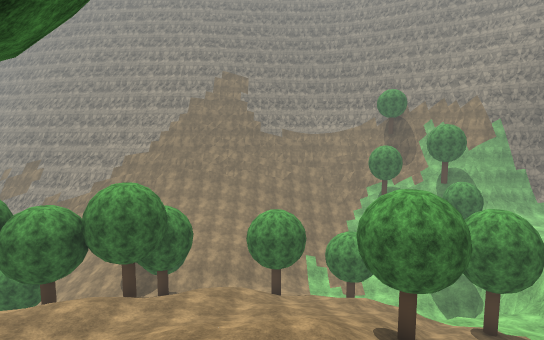
View 1 (above)

24 first-person views from a walk through a 3-D level made in the Unity game engine. The camera is 1.5 m above the floor, tilts 6° down and sees 80° across. The floor is counted in squares, 2 m on a side. Each view is taken from the middle of a square. On the plan, view 1 faces up. The plan holds only what a view shows up to about 11 squares ahead; the rest is blank. The place goes on beyond the plan. Some trees and plants on the terrain are drawn as simple stand-ins. The player character is not drawn. Surface patterns are stand-ins for the level's own textures.

View 2
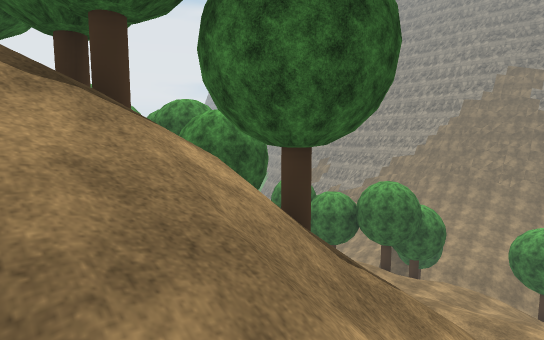

View 3
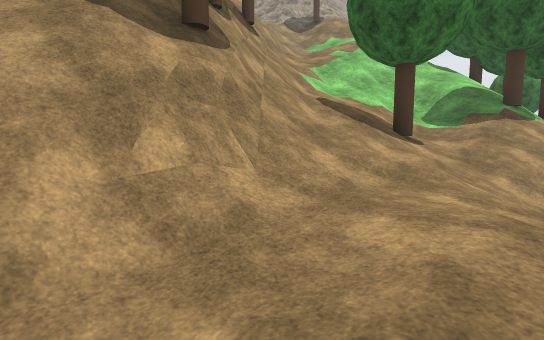

View 4
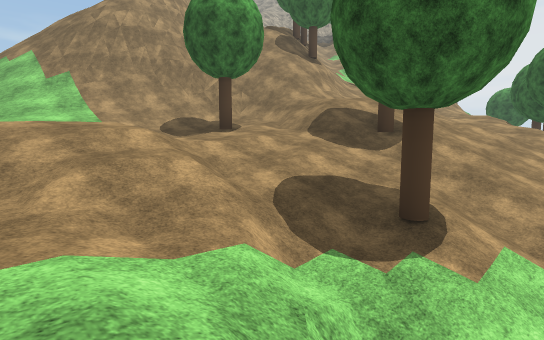

View 5
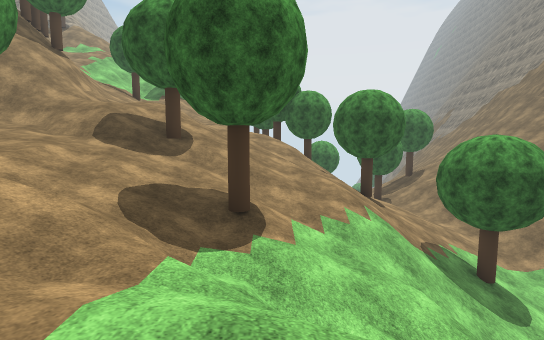

View 6
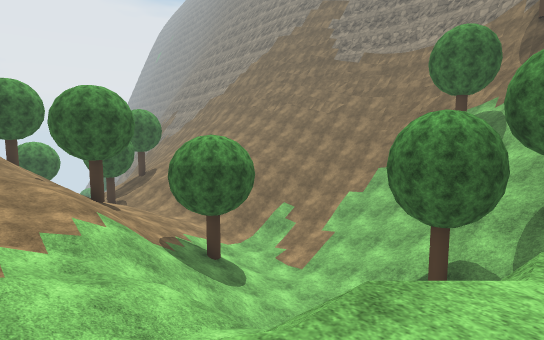

View 7
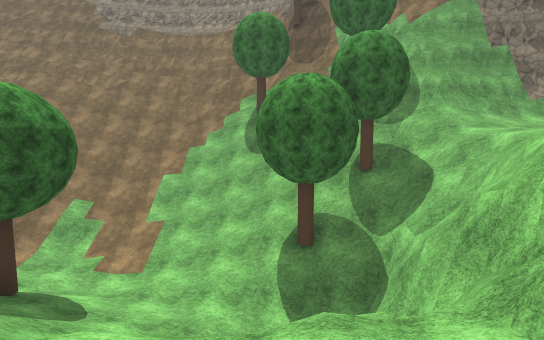

View 8
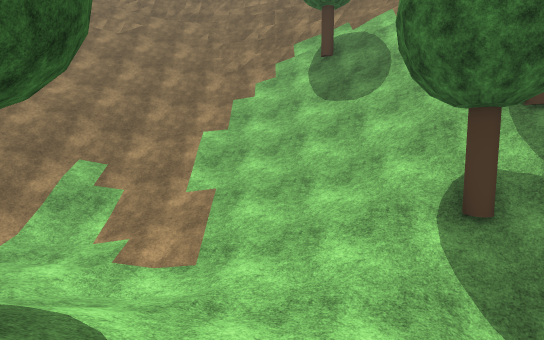

View 9
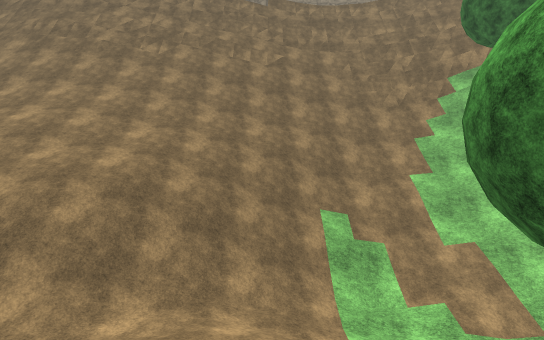

View 10
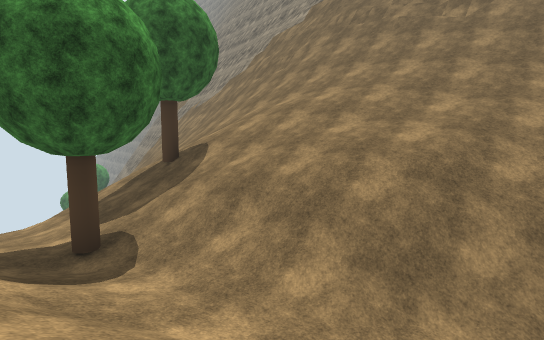

View 11
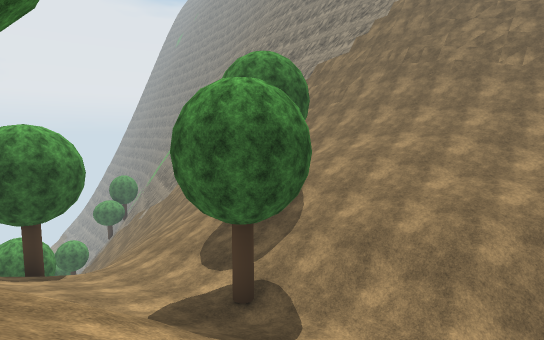

View 12
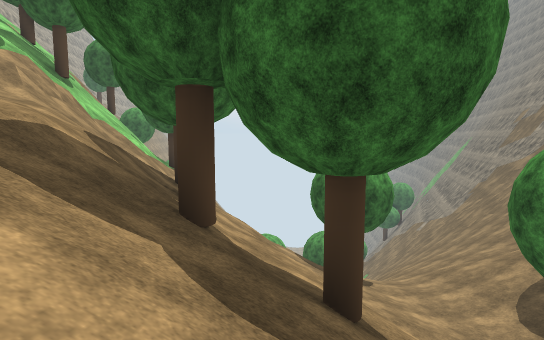

View 13
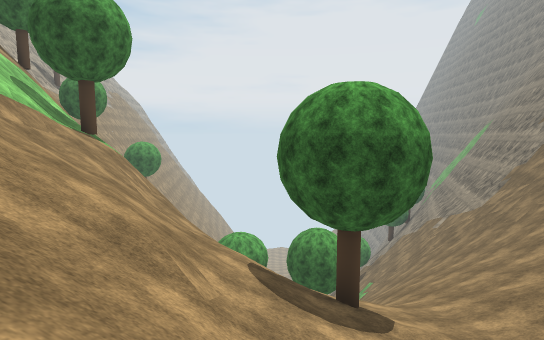

View 14
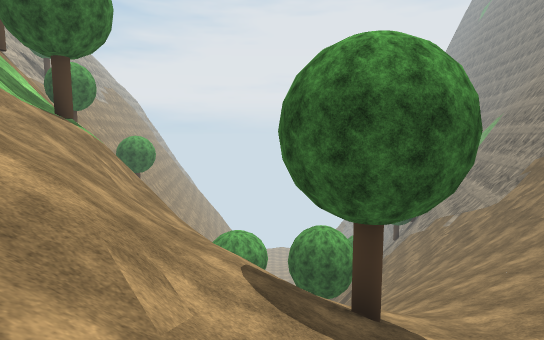

View 15
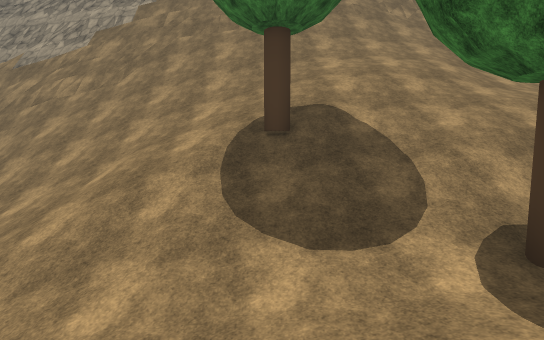

View 16
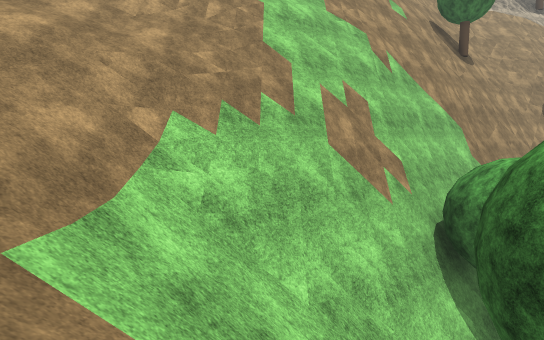

View 17
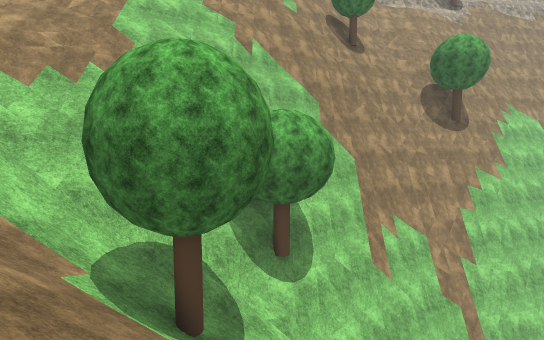

View 18
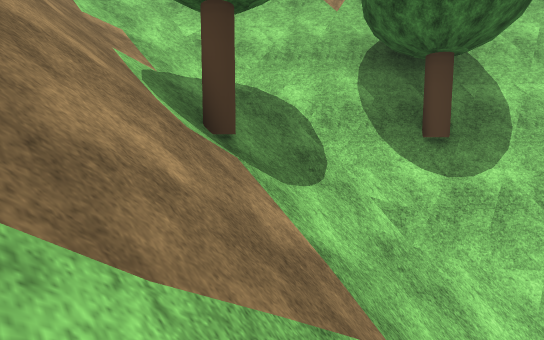

View 19
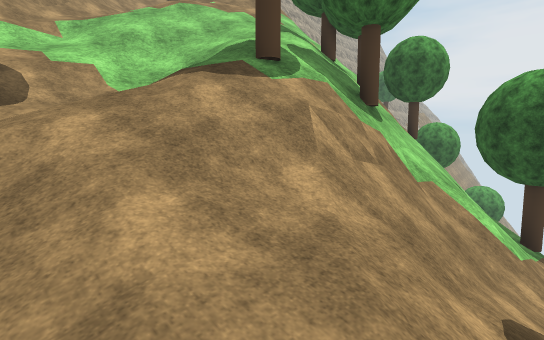

View 20
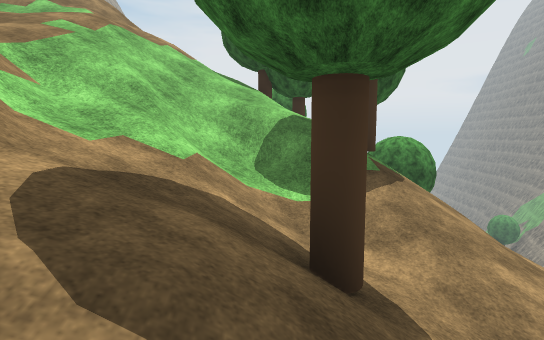

View 21
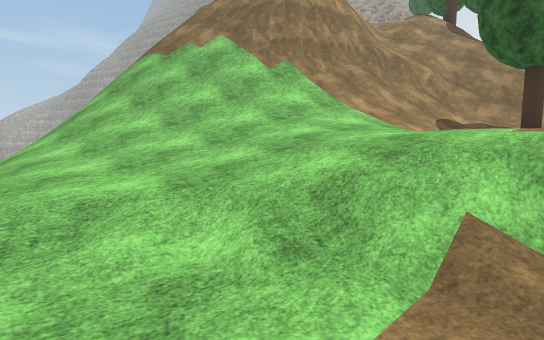

View 22
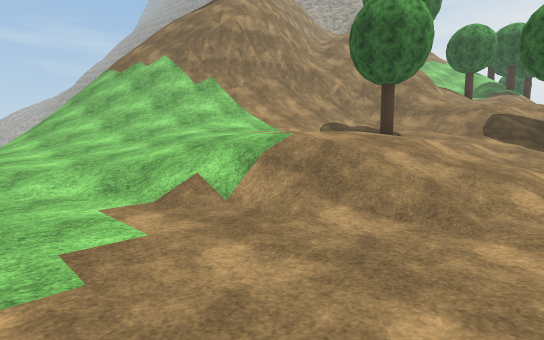

View 23
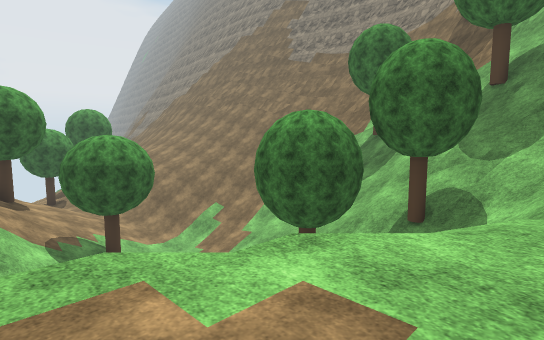

View 24
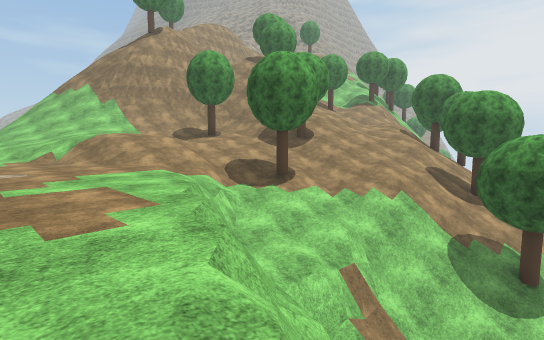

### Floor plan
Key: @ floor where view 1 was taken; # wall or solid block; . main floor; : floor 1.5 m higher than the main floor; - floor 1.75 m lower than the main floor; + floor 3 m higher than the main floor; _ floor 3.25 m lower than the main floor; * floor 4.75 m higher than the main floor; < floor 5 m lower than the main floor; % floor 6.25 m higher than the main floor; ( floor 6.5 m lower than the main floor; & floor 12.75 m higher than the main floor; / step, stairs or slope; = window, fence, low wall or low ledge; v drop or lower ground; T tree.
Columns run from 21 left of view 1 to 13 right of it. Each row starts with its distance up from view 1.
 24                  ##=          ##
 23              ######//////==#######
 22           ####//////////////#T# ##
 21        ####//////////////////// T##
 20      #  /////////////////////////=#
 19     ##//////////////////////////==/
 18     ////////////////////////////T//
 17    ///////////T////////////////////
 16      /////////////////</(/////T/##/
 15  //////////////////_///////(///==#/
 14   /////////////_T/// ////T//// ##v.
 13   //T/////////////// ////////=##v..
 12   /////////T//// //  T//////====...
 11  //=/###=#///////./ //////////-#...
 10 #########=///=////////////////=/...
  9 ###   vv///////./T/////////////....
  8       v_#=///T/////////////T//....
  7     vvvv.#==/////+++/+/////////....
  6    vvvvT#=#////++++/////T/://://...
  5  vvvv####=+##=//////***///+::+//...
  4  vvv########/%/////****//+++:++//..
  3     TT  TT/////%/////=///+T:  ++/..
  2      Tvv T//////T///#///////++++:/.
  1       /=/ /////////TT///=//////+:::
  0        ///////////==/@///#///////::
 -1          ////////#T&// //####//////
 -2        /////////T/  /// ##v##/////
 -3        /// ///#/            =/////
 -4         ///   #=            //////
 -5          //                 ///===

Positions as (right, up) in squares from view 1, and headings:
1: (0, 0), facing up
2: (1, -2), facing up-left
3: (1, 5), facing down-left
4: (10, 10), facing down-left
5: (11, 9), facing left
6: (11, 9), facing up-left
7: (8, 9), facing up
8: (6, 12), facing up
9: (1, 12), facing up
10: (0, 13), facing up-left
11: (-1, 11), facing up-left
12: (-1, 10), facing left
13: (-5, 11), facing left
14: (-6, 11), facing left
15: (-7, 12), facing up
16: (-14, 15), facing down
17: (-18, 17), facing down
18: (-20, 15), facing down-right
19: (-5, 7), facing down-left
20: (-3, 2), facing left
21: (13, 4), facing down-left
22: (13, 7), facing down-left
23: (13, 11), facing up-left
24: (13, 15), facing down-left
